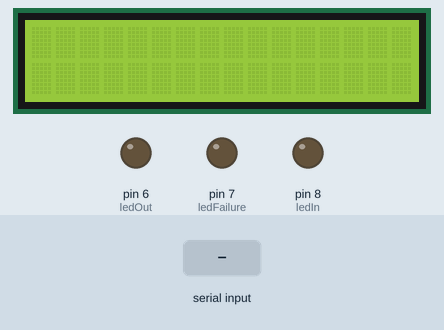
Recording of a sketch running on a simulated Arduino Uno, built with avr-gcc and run on an emulated ATmega328P. Shown: 16×2 character LCD, output pins drawn as LEDs (lit = HIGH). Inputs (shaded band) come from the test bench.

Above: at 1.2 s.
1.3 s: "C" received over Serial
At 1.7 s:
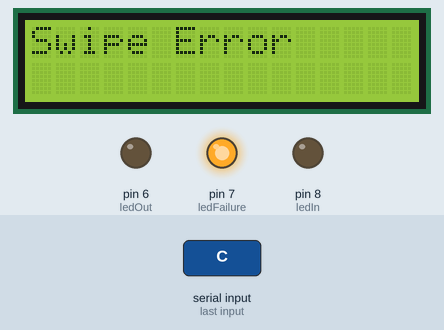
2.8 s: "D" received over Serial
At 4.0 s:
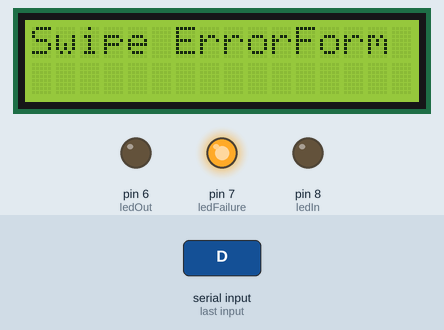
4.3 s: "A" received over Serial
At 5.2 s:
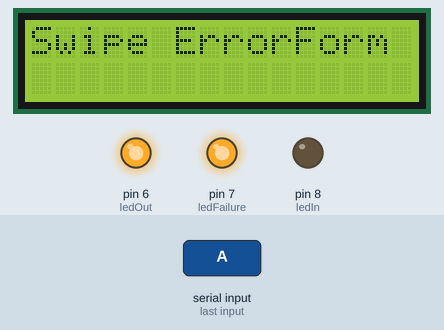
5.8 s: "B" received over Serial
At 6.3 s:
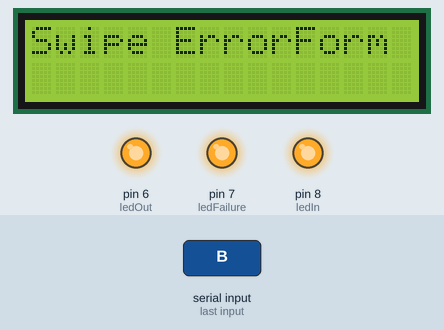
7.3 s: "E" received over Serial
At 8.5 s:
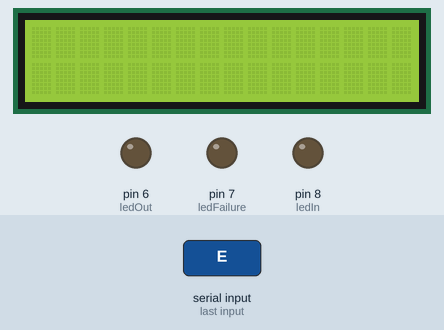
8.8 s: "D" received over Serial
At 9.9 s:
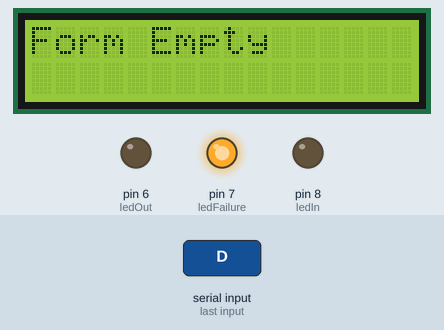
Timing chart, 0 to 11.3 s (numbered marks = the images above; inputs shaded):
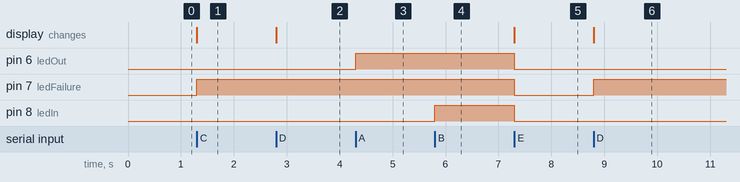

The sketch:

arduinoled.ino
```cpp
// Import the Liquid Crystal library
#include <LiquidCrystal.h>
//Initialise the LCD with the arduino. LiquidCrystal(rs, enable, d4, d5, d6, d7)
LiquidCrystal lcd(12, 11, 5, 4, 3, 2);
int incomingByte;
const int ledIn = 8;
const int ledFailure = 7;
const int ledOut = 6;

void setup() {
  // Switch on the LCD screen
  Serial.begin(9600);
  lcd.begin(16, 2);
  pinMode(ledIn,OUTPUT);
  pinMode(ledOut,OUTPUT);
  pinMode(ledFailure,OUTPUT);
}

void loop() {
  if (Serial.available() > 0) {
    incomingByte = Serial.read();
    if (incomingByte == 'A') {
      digitalWrite(ledOut,HIGH);
    }
    if (incomingByte == 'B') {
      digitalWrite(ledIn,HIGH);
    }
    if (incomingByte == 'C') {
      digitalWrite(ledFailure,HIGH);
      lcd.print("Swipe Error");
    }
    if (incomingByte == 'D') {
      digitalWrite(ledFailure,HIGH);
      lcd.print("Form Empty");
    }
    if (incomingByte == 'E') {
      digitalWrite(ledFailure,LOW);
      digitalWrite(ledOut,LOW);
      digitalWrite(ledIn,LOW);
      lcd.clear();
    }
  }
}
```

Measured:
- after the input at 1.3 s, pin 7 (ledFailure): LOW → HIGH at once; the display: changes at once (image 1)
- after the input at 2.8 s, the display: changes at once (image 2)
- after the input at 4.3 s, pin 6 (ledOut): LOW → HIGH at once
- after the input at 5.8 s, pin 8 (ledIn): LOW → HIGH at once
- after the input at 7.3 s, pin 6 (ledOut), pin 7 (ledFailure), pin 8 (ledIn): HIGH → LOW at once; the display: changes at once (image 5)
- after the input at 8.8 s, pin 7 (ledFailure): LOW → HIGH at once; the display: changes at once (image 6)
